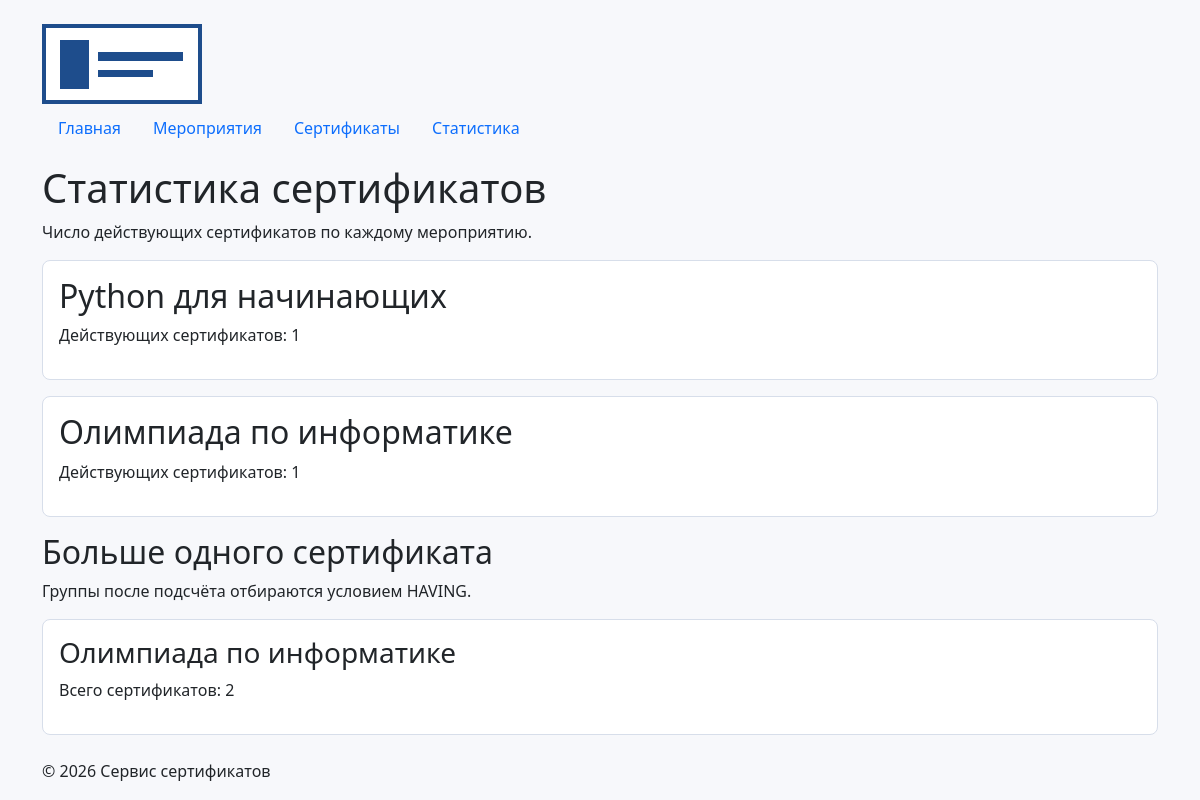
The app's page /certificates/statistics/ with its own data.
### certificates/views.py (the view)
# urls.py: path("statistics/", views.statistics, name="statistics"),
def statistics(request):
    connection = get_connection()
    connection.row_factory = sqlite3.Row
    try:
        by_event = connection.execute(
            """
            SELECT
                events.title AS event_title,
                COUNT(certificates.id) AS certificates_count
            FROM events
            LEFT JOIN certificates
                ON events.id = certificates.event_id
                AND certificates.is_revoked = 0
            GROUP BY events.id, events.title
            ORDER BY certificates_count DESC
            """
        ).fetchall()
        popular = connection.execute(
            """
            SELECT
                events.title AS event_title,
                COUNT(certificates.id) AS certificates_count
            FROM events
            JOIN certificates
                ON events.id = certificates.event_id
            GROUP BY events.id, events.title
            HAVING COUNT(certificates.id) > 1
            ORDER BY certificates_count DESC
            """
        ).fetchall()
    finally:
        connection.close()
    return render(
        request,
        "certificates/statistics.html",
        {"statistics": by_event, "popular": popular},
    )

### db/database.py (called while the page is built)
def get_connection():
    connection = sqlite3.connect(DB_PATH)
    connection.execute("PRAGMA foreign_keys = ON")
    return connection

### certificates/templates/certificates/statistics.html (shortened to what this page needs)
{% extends "base.html" %}
{% block content %}
    <h1>Статистика сертификатов</h1>
    <p>Число действующих сертификатов по каждому мероприятию.</p>
    {% for item in statistics %}
        <article class="card event-card mb-3">
            <div class="card-body">
                <h2>{{ item.event_title }}</h2>
                <p>Действующих сертификатов: {{ item.certificates_count }}</p>
            </div>
        </article>
    {% empty %}
        <p>Данные отсутствуют.</p>
    {% endfor %}
    <h2>Больше одного сертификата</h2>
    <p>Группы после подсчёта отбираются условием HAVING.</p>
    {% for item in popular %}
        <article class="card event-card mb-3">
            <div class="card-body">
                <h3>{{ item.event_title }}</h3>
                <p>Всего сертификатов: {{ item.certificates_count }}</p>
            </div>
        </article>
    {% empty %}
        <p>Нет мероприятий с более чем одним сертификатом.</p>
    {% endfor %}
{% endblock %}

### homepage/static/homepage/css/style.css (style rules this page uses)
body { min-height: 100vh; background: #f7f8fb; }
.event-card { margin-bottom: 1rem; border: 1px solid #d7deea; border-radius: 8px; }

### records on screen
events: event_title "Python для начинающих", certificates_count "1"
events: event_title "Олимпиада по информатике", certificates_count "1", certificates_count "2"
